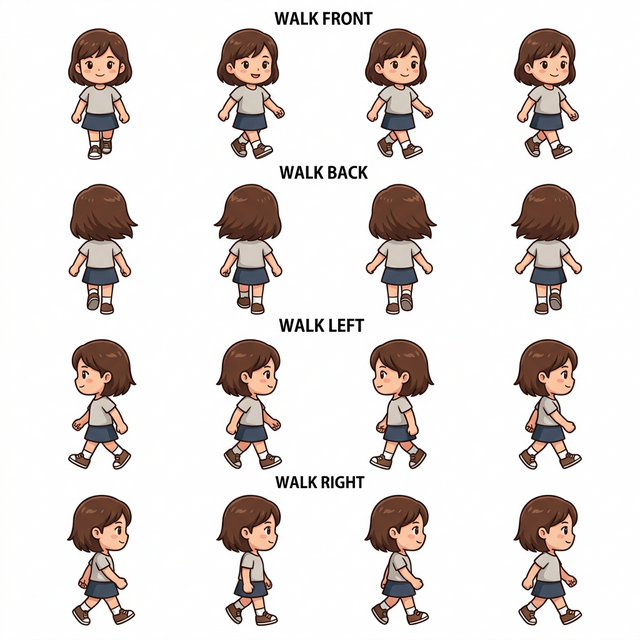
#> input picture assets/player_sheet.png, 640 x 640 px, found by its file name
$ python ultimate_fix.py
#> lines starting #> are read from the running program, lines starting #| are printed output that depends on the picture
from PIL import Image, ImageDraw
import os

def ultimate_asset_fix(image_path, rows=4, cols=4):
#> called with rows = 4, cols = 4
    if not os.path.exists(image_path): return
    img = Image.open(image_path).convert("RGBA")
    w, h = img.size
#> w = 640; h = 640
    tile_w = w // cols
#> tile_w = 160
    tile_h = h // rows
#> tile_h = 160

    # 출력 경로 설정 (기존 프레임 폴더 덮어쓰기)
    dir_name = os.path.basename(image_path).replace(".png", "_sheet_frames")
    output_dir = os.path.join(os.path.dirname(image_path), dir_name)
    os.makedirs(output_dir, exist_ok=True)

    directions = ["front", "back", "left", "right"]

    for r in range(rows):
        cur_dir = directions[r]
        for c in range(cols):
            # 1. 공격적인 크롭 (상단 22% 날려서 WALK 글자 완전 박멸)
            left = c * tile_w
            top = int(r * tile_h + tile_h * 0.22) # 머리 위 글자 완전 제거
            right = (c + 1) * tile_w
            bottom = (r + 1) * tile_h
            tile = img.crop((left, top, right, bottom))

            # 2. 사각형 테두리 잔상 박멸 (Near-white 투명화)
            # 흰색(255)뿐만 아니라 230 이상의 밝은 색은 모두 투명하게
            data = tile.getdata()
            new_data = []
            for item in data:
                # RGB 값이 모두 230 이상이면(연한 회색 테두리 포함) 투명하게
                if item[0] > 230 and item[1] > 230 and item[2] > 230:
                    new_data.append((255, 255, 255, 0))
                else:
                    new_data.append(item)
            tile.putdata(new_data)

            # 3. 플러드 필로 안쪽은 최대한 보호 (강아지 몸 등)
            # 하지만 이미 위에서 처리했으므로 저장만 해도 깔끔함
            tile.save(os.path.join(output_dir, f"{cur_dir}_{c}.png"))
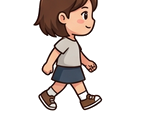
#> tile: PIL image 160x125 RGBA; mean R, G, B, A 228.1, 221.3, 218.5, 58.7; transparent parts drawn white
    print(f"Fixed: {image_path}")

ASSETS = "/Users/son-yongseok/aidev/princess-dressup/assets"
ultimate_asset_fix(os.path.join(ASSETS, "player_sheet.png"))
ultimate_asset_fix(os.path.join(ASSETS, "dog_sheet.png"))
#> call 2 of ultimate_asset_fix, with rows = 4, cols = 4
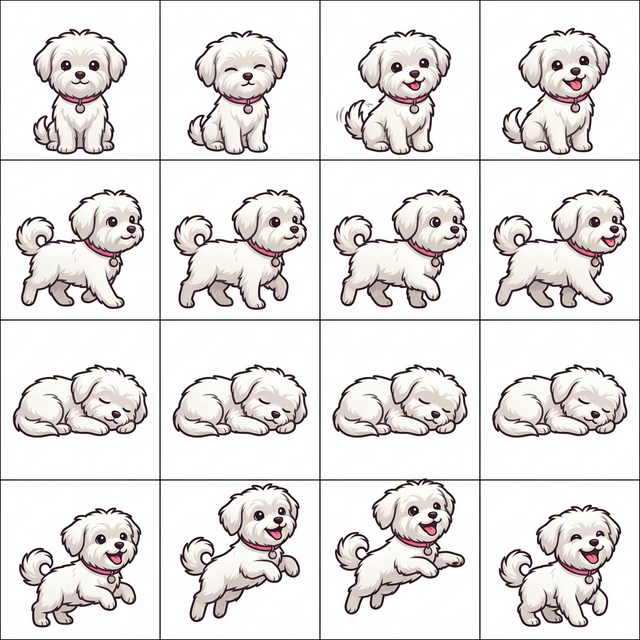
#> input picture assets/dog_sheet.png, 640 x 640 px, found by its file name
#> the loop in ultimate_asset_fix (call 2), `for r in range(rows):` made 4 passes
#> pass 1, in ultimate_asset_fix (call 2), `tile.save(os.path.join(output_dir, f"{cur_dir}_{c}.png"))`:
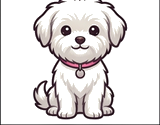
#> saved as front_0.png: PIL image 160x125 RGBA; mean R, G, B, A 227.5, 223.8, 223.8, 74.1; transparent parts drawn white
#> pass 1, in ultimate_asset_fix (call 2), `tile.save(os.path.join(output_dir, f"{cur_dir}_{c}.png"))`:
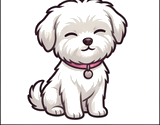
#> saved as front_1.png: PIL image 160x125 RGBA; mean R, G, B, A 229.4, 226, 225.9, 71.5; transparent parts drawn white
#> pass 1, in ultimate_asset_fix (call 2), `tile.save(os.path.join(output_dir, f"{cur_dir}_{c}.png"))`:
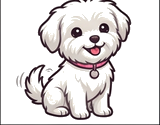
#> saved as front_2.png: PIL image 160x125 RGBA; mean R, G, B, A 226, 222.1, 222.1, 78.2; transparent parts drawn white
#> pass 1, in ultimate_asset_fix (call 2), `tile.save(os.path.join(output_dir, f"{cur_dir}_{c}.png"))`:
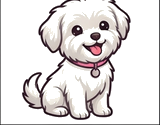
#> saved as front_3.png: PIL image 160x125 RGBA; mean R, G, B, A 226.6, 222.6, 222.5, 77.5; transparent parts drawn white
#> after the loop in ultimate_asset_fix (call 2), `for r in range(rows):`:
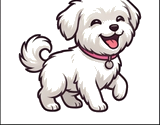
#> tile: PIL image 160x125 RGBA; mean R, G, B, A 223.9, 219.6, 219.7, 79.3; transparent parts drawn white
print("Text labels and faint borders are GONE!")
